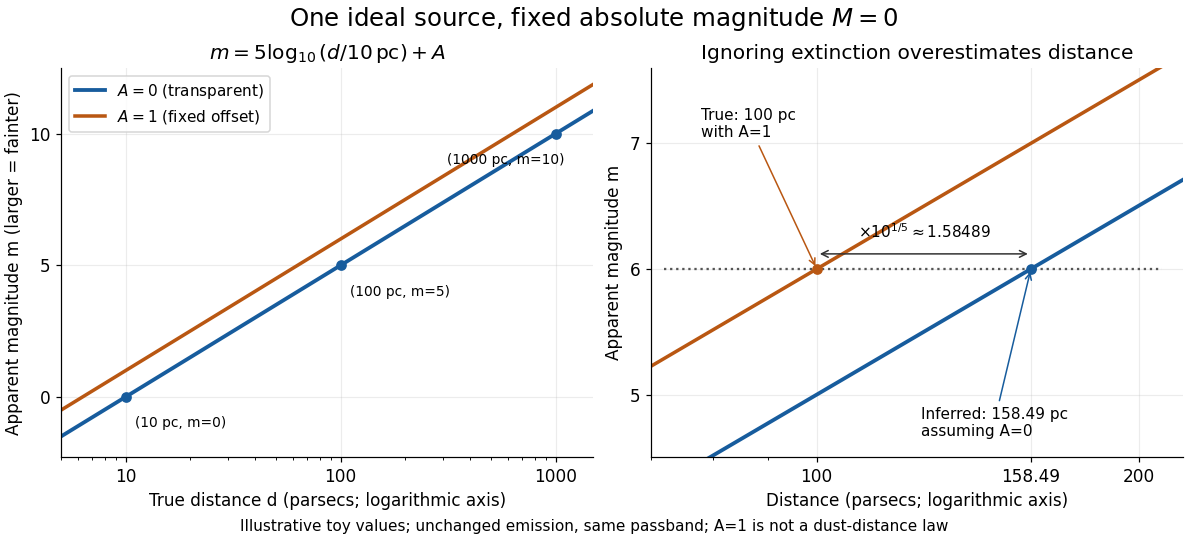

This figure's Python source:
"""Original distance/extinction toy diagram; writes its PNG basename to cwd.

Run from _media. Tested with Python 3.14.4, matplotlib 3.10.7, numpy 2.3.5.
"""

from pathlib import Path

import matplotlib

matplotlib.use("Agg")
import matplotlib.pyplot as plt
import numpy as np


def main():
    plt.rcParams.update({"font.size": 11, "axes.spines.top": False,
                         "axes.spines.right": False, "savefig.facecolor": "white"})
    fig, (overview, inference) = plt.subplots(1, 2, figsize=(10.8, 4.9),
                                            layout="constrained", facecolor="white")
    fig.suptitle(r"One ideal source, fixed absolute magnitude $M=0$", fontsize=16)
    distance = np.geomspace(5, 1500, 400)
    magnitude = 5 * np.log10(distance / 10)
    blue, orange = "#175c9d", "#b95712"
    overview.plot(distance, magnitude, color=blue, lw=2.5, label=r"$A=0$ (transparent)")
    overview.plot(distance, magnitude + 1, color=orange, lw=2.3,
                  label=r"$A=1$ (fixed offset)")
    overview.set(xscale="log", xlim=(5, 1500), ylim=(-2.3, 12.5),
                 xlabel="True distance d (parsecs; logarithmic axis)",
                 ylabel="Apparent magnitude m (larger = fainter)",
                 title=r"$m=5\log_{10}(d/10\,\mathrm{pc})+A$")
    overview.set_xticks([10, 100, 1000], labels=["10", "100", "1000"])
    overview.set_yticks([0, 5, 10])
    overview.grid(alpha=0.23)
    overview.legend(loc="upper left", fontsize=10)
    for d, m in [(10, 0), (100, 5), (1000, 10)]:
        overview.scatter([d], [m], color=blue, zorder=3)
        overview.annotate(f"({d} pc, m={m})", (d, m), xytext=(6, -20),
                          textcoords="offset points", fontsize=9,
                          ha="right" if d == 1000 else "left")

    zoom = np.geomspace(70, 220, 200)
    inference.plot(zoom, 5 * np.log10(zoom / 10), color=blue, lw=2.5)
    inference.plot(zoom, 5 * np.log10(zoom / 10) + 1, color=orange, lw=2.3)
    true_distance = 100
    inferred_distance = true_distance * 10 ** (1 / 5)
    observed_magnitude = 6
    inference.set(xscale="log", xlim=(70, 220), ylim=(4.5, 7.6),
                  xlabel="Distance (parsecs; logarithmic axis)",
                  ylabel="Apparent magnitude m", title="Ignoring extinction overestimates distance")
    inference.set_xticks([100, inferred_distance, 200], labels=["100", "158.49", "200"])
    inference.set_yticks([5, 6, 7])
    inference.grid(alpha=0.23)
    inference.hlines(observed_magnitude, 72, 210, color="#555555", linestyle=":")
    inference.scatter([true_distance], [observed_magnitude], color=orange, zorder=4)
    inference.scatter([inferred_distance], [observed_magnitude], color=blue, zorder=4)
    inference.annotate("True: 100 pc\nwith A=1", (true_distance, observed_magnitude),
                       xytext=(78, 7.05), fontsize=10,
                       arrowprops={"arrowstyle": "->", "color": orange})
    inference.annotate("Inferred: 158.49 pc\nassuming A=0", (inferred_distance, observed_magnitude),
                       xytext=(125, 4.67), fontsize=10,
                       arrowprops={"arrowstyle": "->", "color": blue})
    inference.annotate("", (inferred_distance, 6.12), (true_distance, 6.12),
                       arrowprops={"arrowstyle": "<->", "color": "#333333"})
    inference.text(126, 6.25, r"$\times 10^{1/5}\approx1.58489$", ha="center", fontsize=10)
    fig.supxlabel("Illustrative toy values; unchanged emission, same passband; A=1 is not a dust-distance law",
                  fontsize=10)
    fig.savefig(Path(__file__).with_suffix(".png").name, dpi=110,
                facecolor="white", transparent=False)
    plt.close(fig)


if __name__ == "__main__":
    main()
